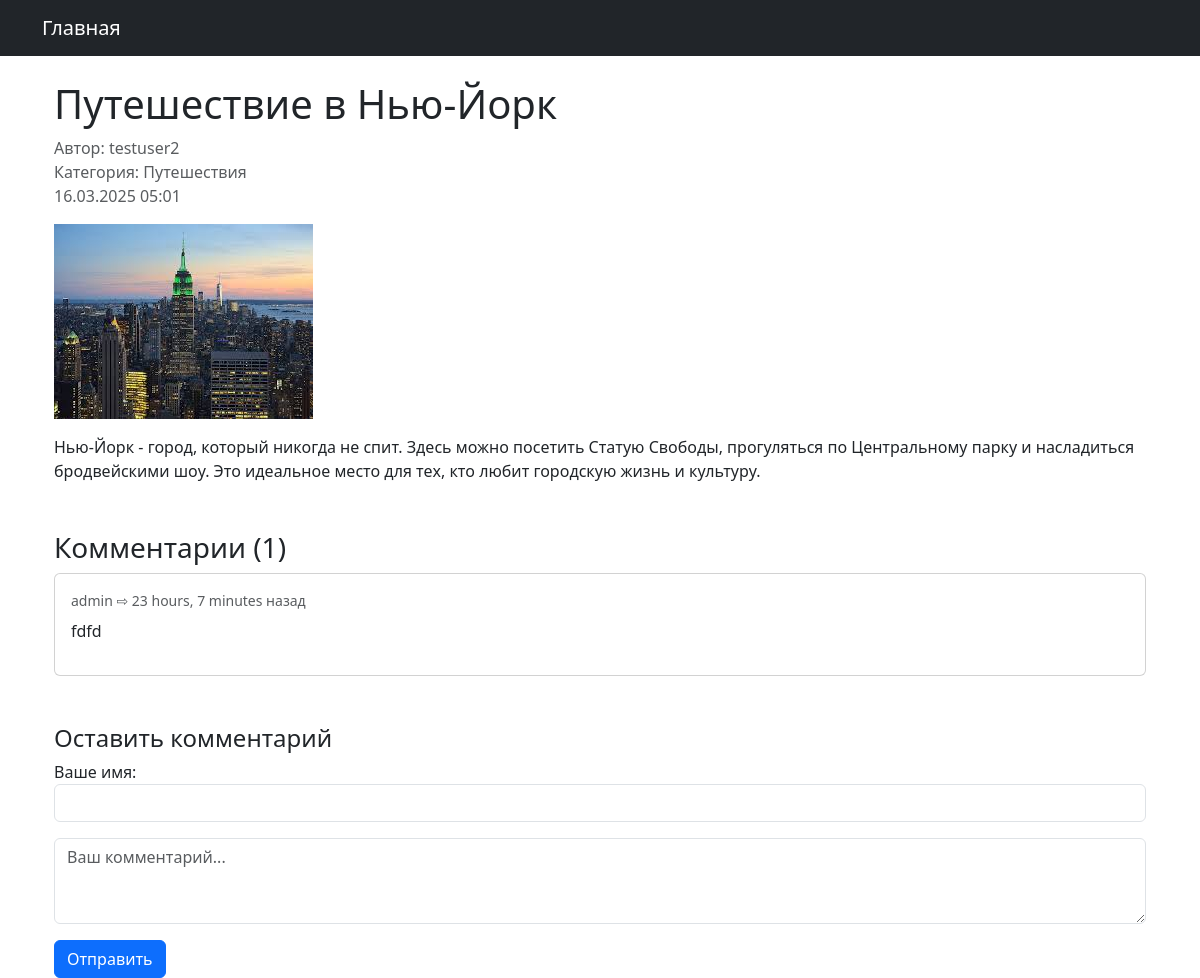
The app's page /article/13/, older data.
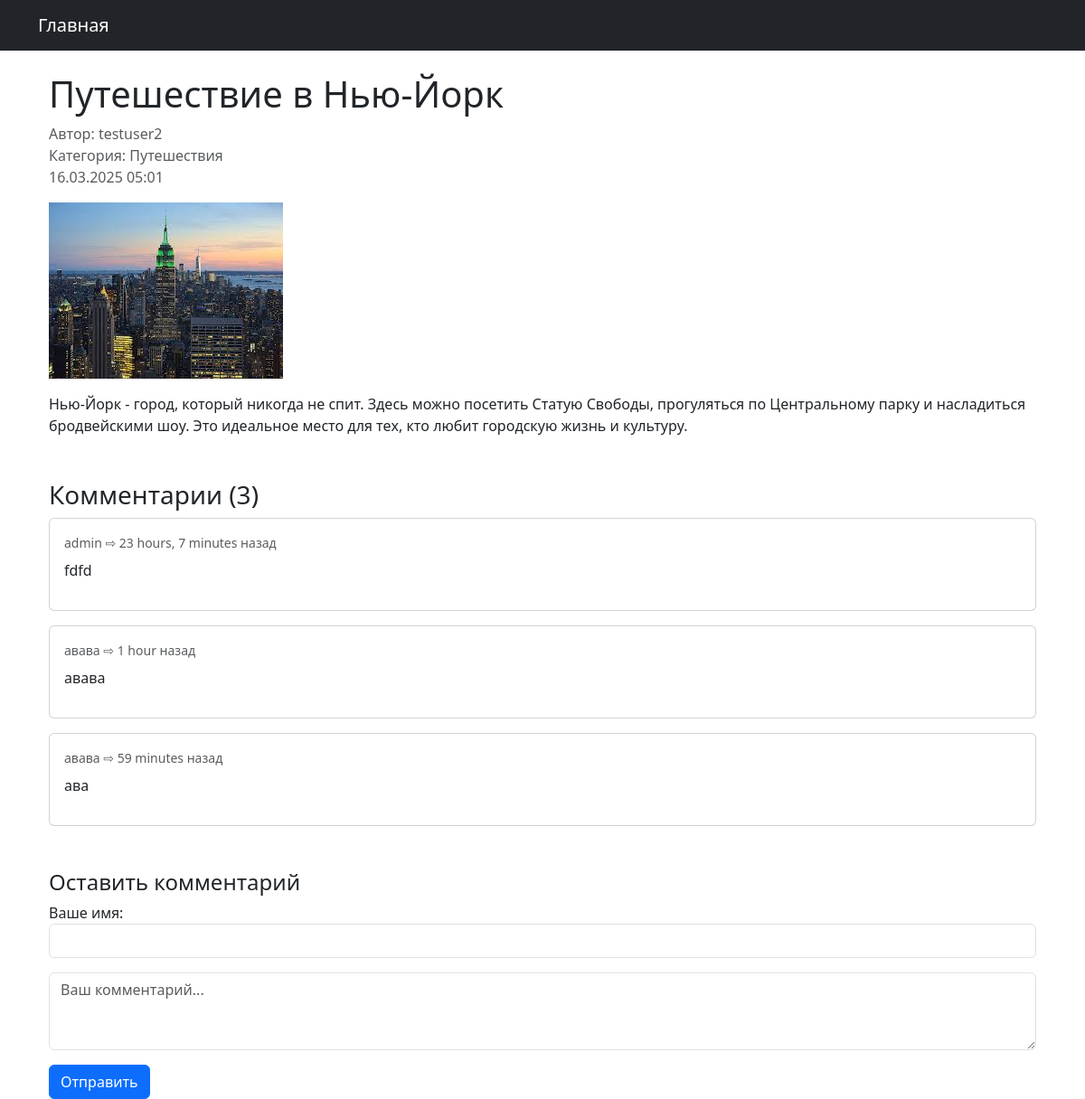
The same page, newer data.
### main/models.py (models this page shows, shortened)
class Article(models.Model):
    title = models.CharField(max_length=200, verbose_name="Заголовок")
    content = models.TextField(verbose_name="Текст статьи")
    author = models.ForeignKey(User, on_delete=models.CASCADE, verbose_name="Автор")
    created_date = models.DateTimeField(auto_now_add=True, verbose_name="Дата создания")
    updated_date = models.DateTimeField(auto_now=True, verbose_name="Дата обновления")
    image = models.ImageField(upload_to="articles/", null=True, blank=True, verbose_name="Изображение")
    category = models.ForeignKey(
        "Category",
        on_delete=models.SET_NULL,
        null=True,
        blank=True,
        verbose_name="Категория"
    )
    class Meta:
        ordering = ["-created_date"]

class Category(models.Model):
    name = models.CharField(max_length=100, verbose_name="Название")

class Comment(models.Model):
    article = models.ForeignKey(Article, on_delete=models.CASCADE, related_name='comments')
    user = models.ForeignKey(
        User,
        on_delete=models.CASCADE,
        null=True,
        blank=True,
        verbose_name="Авторизованный пользователь"
    )
    guest_name = models.CharField(
        max_length=100,
        blank=True,
        verbose_name="Гостевой никнейм"
    )
    content = models.TextField(verbose_name="Текст комментария")
    created_date = models.DateTimeField(auto_now_add=True)

### main/views.py (the view, shortened to what this page needs)
# urls.py: path("article/<int:pk>/", ArticleDetailView.as_view(), name="article_detail"),
class ArticleDetailView(DetailView):
    model = Article
    template_name = "article_detail.html"
    def get_context_data(self, **kwargs):
        context = super().get_context_data(**kwargs)
        context['form'] = CommentForm(user=self.request.user)
        return context

### main/forms.py (shortened to what this page needs)
class CommentForm(forms.ModelForm):
    guest_name = forms.CharField(
        required=False,
        label="Ваше имя",
        widget=forms.TextInput(attrs={'class': 'form-control'})
    )
    class Meta:
        model = Comment
        fields = ['content', 'guest_name']
    def __init__(self, *args, **kwargs):
        self.user = kwargs.pop('user', None)
        super().__init__(*args, **kwargs)
        if self.user and self.user.is_authenticated:
            del self.fields['guest_name']

### main/templates/article_detail.html (shortened to what this page needs)
{% extends "base.html" %}
{% block content %}
<div class="container mt-4">
    <h1>{{ article.title }}</h1>
    <p class="text-muted">
        Автор: {{ article.author.username }} <br>
        Категория: {{ article.category.name }} <br>
        {{ article.created_date|date:"d.m.Y H:i" }}
    </p>
    {% if article.image %}
        <img src="{{ article.image.url }}" class="img-fluid mb-3">
    {% endif %}
    <div class="article-content mb-5">
        {{ article.content|linebreaks }}
    </div>
    <div class="comments-section">
        <h3>Комментарии ({{ article.comments.count }})</h3>
        {% for comment in article.comments.all %}
            <div class="card mb-3">
                <div class="card-body">
                    <div class="d-flex justify-content-between">
                        <span class="text-muted small">
                            {% firstof comment.user.username comment.guest_name %} ⇨
                            {{ comment.created_date|timesince }} назад
                        </span>
                    </div>
                    <p class="mt-2">{{ comment.content }}</p>
                </div>
            </div>
        {% empty %}
            <div class="alert alert-info">Пока нет комментариев</div>
        {% endfor %}
        <div class="comment-form mt-5">
            <h4>Оставить комментарий</h4>
                <form method="POST">
                    {% if not user.is_authenticated %}
                    <div class="mb-3">
                        {{ form.guest_name.label_tag }}
                        {{ form.guest_name }}
                    </div>
                    {% endif %}
                    <div class="mb-3">
                        <textarea
                            name="content"
                            class="form-control"
                            rows="3"
                            placeholder="Ваш комментарий..."
                            required
                        ></textarea>
                    </div>
                    <button type="submit" class="btn btn-primary">Отправить</button>
                </form>
        </div>
    </div>
</div>
{% endblock %}

### main/templates/base.html (shortened to what this page needs)
<!DOCTYPE html>
<html lang="ru">
<head>
    <link href="https://cdn.jsdelivr.net/npm/bootstrap@5.3.0/dist/css/bootstrap.min.css" rel="stylesheet">
</head>
<body>
    <nav class="navbar navbar-expand-lg navbar-dark bg-dark">
        <div class="container">
            <a class="navbar-brand" href="{% url 'home' %}">Главная</a>
        </div>
    </nav>
    <div class="container mt-4">
        {% block content %}
        {% endblock %}
    </div>
</body>
</html>

Row changes from the older to the newer data that the page shows:
computed for Article "Путешествие в Нью-Йорк": comments.count "1" → "3"
added Comment: user+guest_name "авава", created_date "1 hour", content "авава"
added Comment: user+guest_name "авава", created_date "59 minutes", content "ава"
